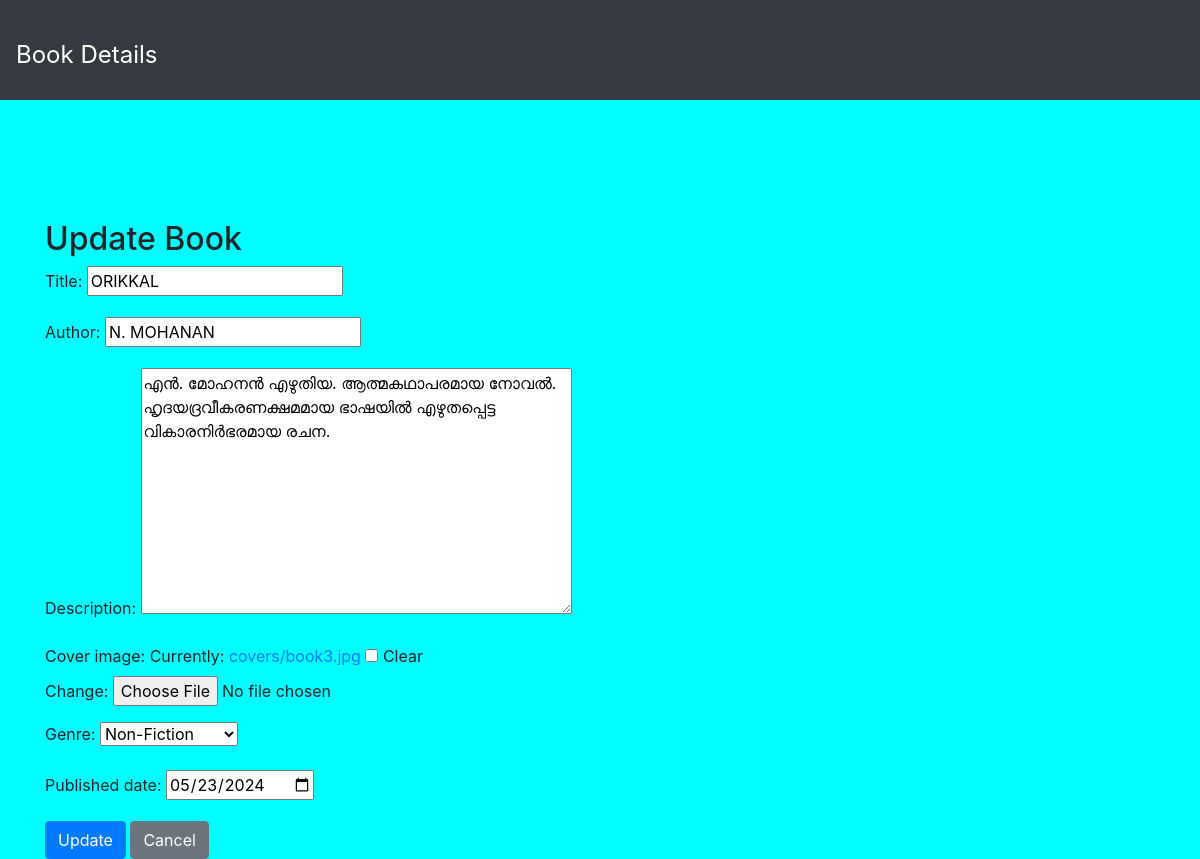
Screenshot of /books/4/update/ with the database file from the repository.
### books/models.py (models this page shows)
class Book(models.Model):
    title = models.CharField(max_length=200)
    author = models.CharField(max_length=100)
    description = models.TextField()
    cover_image = models.ImageField(upload_to='covers/', blank=True, null=True)
    genre = [
        ('fiction', 'Fiction'),
        ('nonfiction', 'Non-Fiction'),
        ('sci-fi', 'Science Fiction'),
        ('fantasy', 'Fantasy'),
        ('mystery', 'Mystery'),
    ]
    genre = models.CharField(max_length=100, choices=genre)
    published_date = models.DateField()

### books/views.py (the view)
# urls.py: path('<int:book_id>/update/', update_book, name='update_book'),
def update_book(request, book_id):
    book = get_object_or_404(Book, id=book_id)
    if request.method == 'POST':
        form = BookForm(request.POST, request.FILES, instance=book)
        if form.is_valid():
            form.save()
            return redirect('book_detail', book_id=book.id)
    else:
        form = BookForm(instance=book)
    return render(request, 'update_book.html', {'form': form, 'book': book})

### books/forms.py
class BookForm(forms.ModelForm):
    class Meta:
        model = Book
        fields = ['title', 'author', 'description', 'cover_image', 'genre', 'published_date']
        widgets = {
            'published_date': forms.DateInput(attrs={'type': 'date'})
        }

### templates/update_book.html (shortened to what this page needs)
{% load static %}
<!DOCTYPE html>
<html lang="en">
<head>
    <link rel="stylesheet" href="https://cdn.jsdelivr.net/npm/bootstrap@4.0.0/dist/css/bootstrap.min.css">
    <link rel="stylesheet" href="{% static 'style.css' %}">
</head>
<body>
<nav class="navbar navbar-dark bg-dark">
    <a class="navbar-brand" href="">Book Details </a>
</nav>
<br>
<br>
<br>
    <div class="container mt-5">
        <h2>Update Book</h2>
        <form method="post" enctype="multipart/form-data">
            {{ form.as_p }}
            <button type="submit" class="btn btn-primary">Update</button>
            <a href="{% if book.id %}{% url 'book_detail' book.id %}{% else %}{% url 'book_list' %}{% endif %}" class="btn btn-secondary">Cancel</a>
        </form>
    </div>
</body>
</html>

### static/style.css (style rules this page uses)
body { background-color:aqua; }
.navbar { height: 1000px; }

### templates/update_book.html (style rules this page uses)
body { background-color:aqua; }
.navbar { padding: 0.5rem 1rem; height: 100px; }
.navbar-brand { font-size: 1.5rem; height: 40px; line-height: 40px; }

### rows the page displays
Book: title "ORIKKAL", author "N. MOHANAN", description "എൻ. മോഹനൻ എഴുതിയ. ആത്മകഥാപരമായ നോവൽ. ഹൃദയദ്രവീകരണക്ഷമമായ ഭാഷയിൽ എഴുതപ്പെട്ട വികാരനിർഭരമായ രചന.", genre "Non-Fiction", published_date "05/23/2024"
